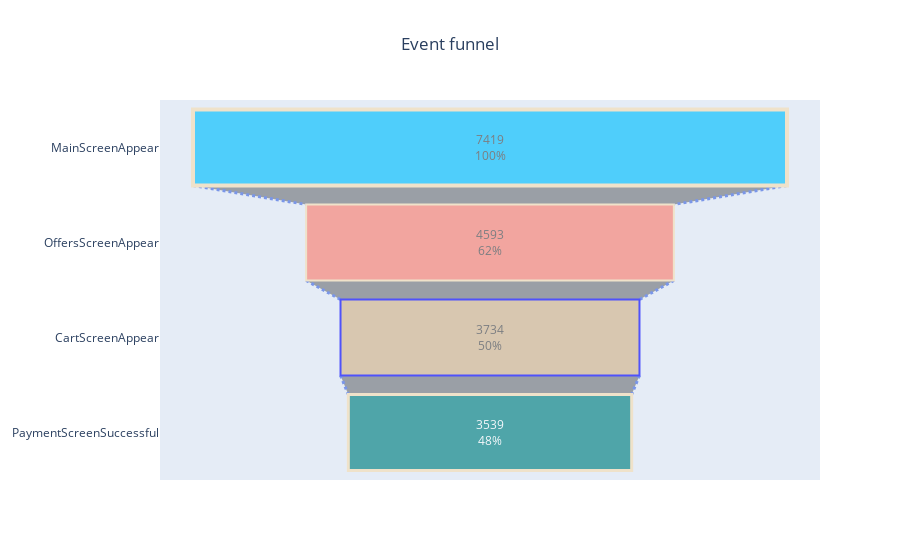

Write notebook code for a chart like this one.
### Code cell
from plotly import graph_objects as go

event_per_user.reset_index(inplace=True)

fig = go.Figure(go.Funnel(
    y = event_per_user['event_name'],
    x = event_per_user['device_id'],
    textposition = "inside",
    textinfo = "value+percent initial",
    opacity = 0.65, marker = {"color": ["deepskyblue", "salmon", "tan", "teal", "silver"],
    "line": {"width": [4, 2, 2, 3, 1, 1], "color": ["wheat", "wheat", "blue", "wheat", "wheat"]}},
    connector = {"line": {"color": "royalblue", "dash": "dot", "width": 3}})
    )
fig.update_layout(title='Event funnel', title_x = 0.5);
fig.show()

### Figure 1 — Plotly figure (JSON) as saved in the notebook; plotly's stock layout.template omitted (floating-point values rounded to 4 significant figures)
{"data": [{"connector": {"line": {"color": "royalblue", "dash": "dot", "width": 3}}, "marker": {"color": ["deepskyblue", "salmon", "tan", "teal", "silver"], "line": {"color": ["wheat", "wheat", "blue", "wheat", "wheat"], "width": [4, 2, 2, 3, 1, 1]}}, "opacity": 0.65, "textinfo": "value+percent initial", "textposition": "inside", "type": "funnel", "x": [7419, 4593, 3734, 3539], "y": ["MainScreenAppear", "OffersScreenAppear", "CartScreenAppear", "PaymentScreenSuccessful"]}], "layout": {"autosize": true, "title": {"text": "Event funnel", "x": 0.5}, "xaxis": {"autorange": true, "range": [-4122.0, 4122.0], "type": "linear"}, "yaxis": {"autorange": true, "range": [3.5, -0.5], "type": "category"}}}
